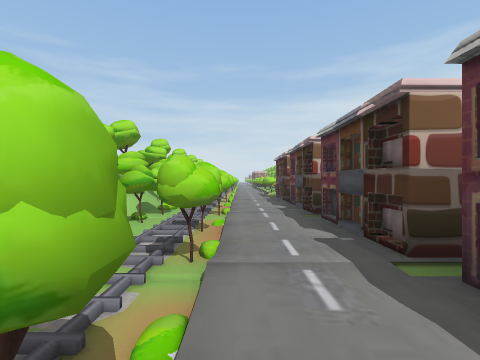
View 1 (above)

12 first-person views from a walk through a Unity game level. The camera is 1.5 m above the floor, looks level and sees 85° across. The floor is counted in squares, 2 m on a side. Each view is taken from the middle of a square. On the plan, view 1 faces up. The plan holds only what a view shows up to about 9 squares ahead; the rest is blank. The place goes on beyond the plan. The player is left out. Some surface patterns are stand-ins.

View 2
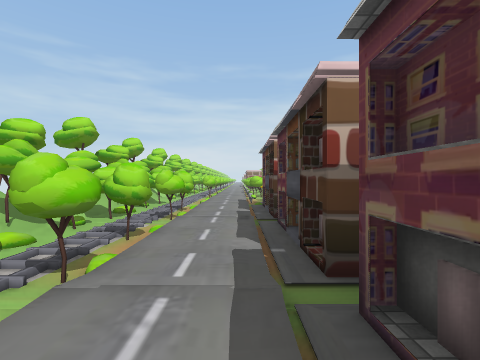

View 3
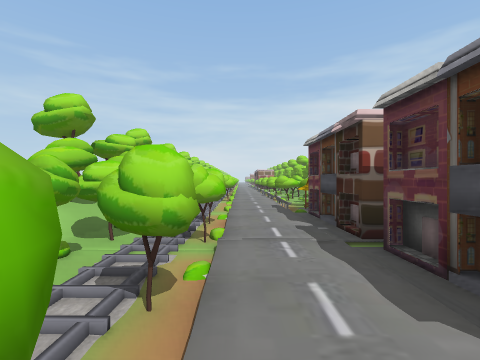

View 4
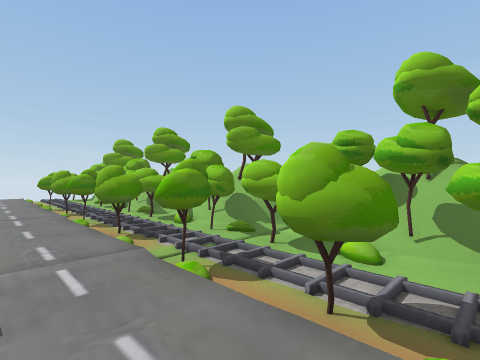

View 5
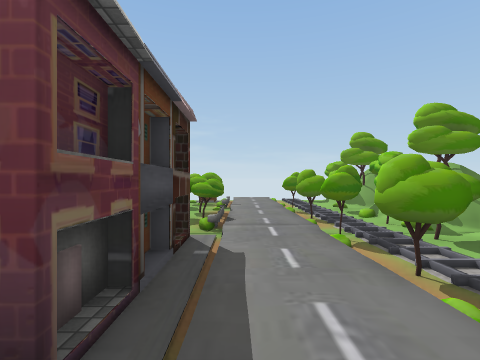

View 6
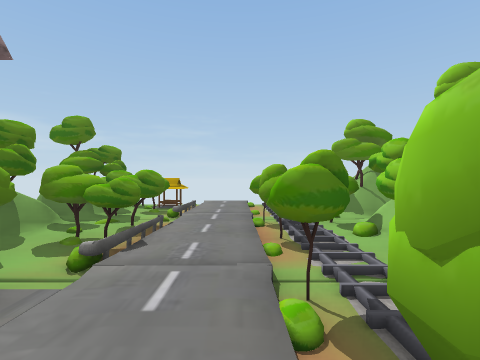

View 7
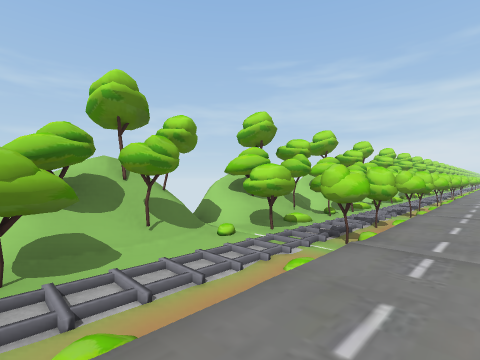

View 8
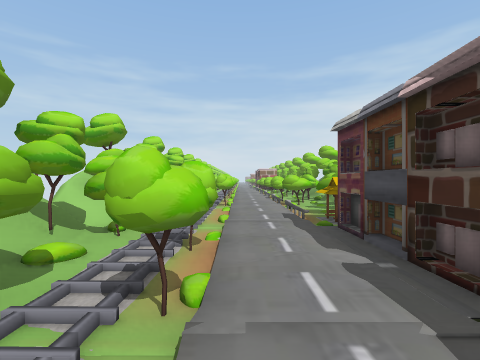

View 9
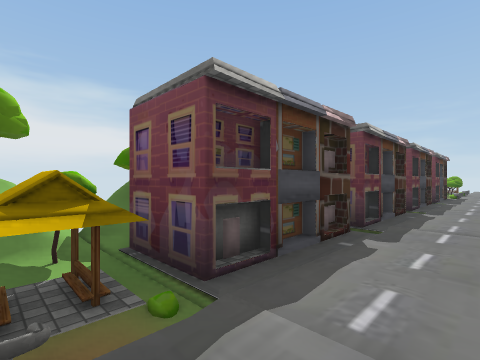

View 10
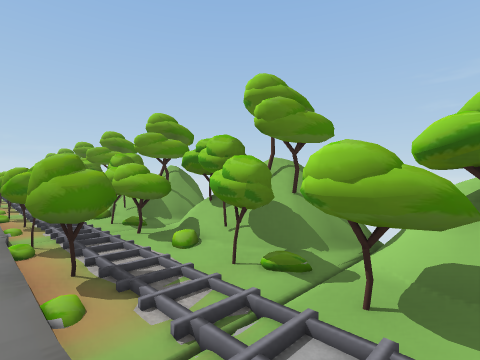

View 11
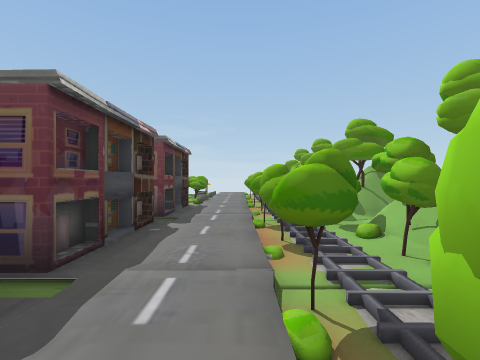

View 12
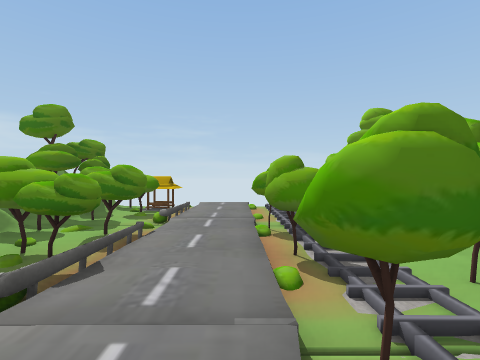

### Floor plan
Key: @ floor where view 1 was taken; # wall or solid block; . main floor; - floor 0.25 m lower than the main floor; ^ raised ledge.
Columns run from 3 left of view 1 to 4 right of it. Each row starts with its distance up from view 1.
 14  #-..-^
 13  #-..^##
 12  #-..###
 11  ##..#
 10  ##..#
  9  #-..#
  8  ##..#
  7  ##..#
  6   #..#
  5   #..#
  4  ##..#
  3  ##..#
  2  #-..#
  1  ##..#
  0  ##@.#
 -1   #..#
 -2  ##..#
 -3  ##..#
 -4  #-#.#
 -5 ##...#
 -6 ##-..##
 -7 #--..##
 -8 ##-..^#

Positions as (right, up) in squares from view 1, and headings:
1: (0, 0), facing up
2: (1, 4), facing up
3: (0, 6), facing up
4: (1, 5), facing down-left
5: (1, 3), facing down
6: (0, 1), facing down
7: (1, -8), facing up-left
8: (0, 8), facing up
9: (0, 14), facing down-right
10: (0, 14), facing down-left
11: (0, 8), facing down
12: (0, 0), facing down
